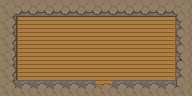

This is a level from a 2D game, rendered from its Tiled map with the project's own tilesets. A one-line summary and the complete map file follow:
An orthogonal 12x6 tile map with 16x16 px tiles, 4 tile layers (Ground0, Ground1, GroundDecoration0, GroundDecoration1), 4 tilesets and 10 objects.

<map version="1.10" tiledversion="1.11.2" orientation="orthogonal" renderorder="right-down" width="12" height="6" tilewidth="16" tileheight="16" infinite="0" nextlayerid="11" nextobjectid="47">
 <editorsettings>
  <export target="../../../Data/Interiors/Testing_Zone.xml" format="tmx" />
 </editorsettings>
 <properties>
  <property name="IsInside" type="bool" value="true" />
 </properties>
 <tileset firstgid="1" source="../../Tilesets/Cave_Tiles.tsx" />
 <tileset firstgid="290" source="../../Tilesets/Floors_Tiles.tsx" />
 <tileset firstgid="915" source="../../Tilesets/Water_tiles.tsx" />
 <tileset firstgid="1540" source="../../Tilesets/Building_Atlas.tsx" />
 <layer id="2" name="Ground0" width="12" height="6">
  <data encoding="csv">
330,306,307,308,306,307,308,306,306,307,308,334,
355,336,337,337,337,337,337,337,337,337,338,359,
380,361,362,362,362,362,362,362,362,362,363,384,
330,386,387,387,387,387,387,387,387,362,388,334,
355,386,362,362,362,362,362,362,362,362,388,359,
380,406,407,408,408,406,362,408,406,407,408,384
</data>
 </layer>
 <layer id="1" name="Ground1" width="12" height="6">
  <data encoding="csv">
296,297,297,297,297,297,297,297,297,297,297,324,
345,347,347,347,347,347,347,347,347,347,347,349,
345,347,347,347,347,347,347,347,347,347,347,349,
345,347,347,347,347,347,347,347,347,347,347,349,
345,347,347,347,347,347,347,347,347,347,347,349,
396,397,397,397,397,397,397,397,397,397,397,398
</data>
 </layer>
 <layer id="4" name="GroundDecoration0" width="12" height="6">
  <data encoding="csv">
0,0,0,0,0,0,0,0,0,0,0,0,
0,0,0,0,0,0,0,0,0,0,0,0,
0,0,0,0,0,0,0,0,0,0,0,0,
0,0,0,0,0,0,0,0,0,0,0,0,
0,0,0,0,0,0,0,0,0,0,0,0,
0,0,0,0,0,0,0,0,0,0,0,0
</data>
 </layer>
 <layer id="8" name="GroundDecoration1" width="12" height="6">
  <data encoding="csv">
0,0,0,0,0,0,0,0,0,0,0,0,
0,0,0,0,0,0,0,0,0,0,0,0,
0,0,0,0,0,0,0,0,0,0,0,0,
0,0,0,0,0,0,0,0,0,0,0,0,
0,0,0,0,0,0,0,0,0,0,0,0,
0,0,0,0,0,0,0,0,0,0,0,0
</data>
 </layer>
 <objectgroup id="7" name="Objects">
  <object id="28" x="104.182" y="77.136">
   <properties>
    <property name="Type" value="spawnPoint" />
   </properties>
   <point />
  </object>
  <object id="29" x="32.045" y="32.5">
   <properties>
    <property name="Path" type="object" value="31" />
    <property name="Type" value="npc" />
   </properties>
   <point />
  </object>
  <object id="31" x="32" y="32">
   <polyline points="0,0 128,0" />
  </object>
  <object id="32" x="91.455" y="94.727" width="24.5455" height="4.18182">
   <properties>
    <property name="Type" value="tilemapChanger" />
   </properties>
  </object>
 </objectgroup>
 <objectgroup id="10" name="Collisions">
  <object id="34" x="89.667" y="96" width="27.3333" height="16" />
  <object id="38" x="16" y="80" width="80" height="16" />
  <object id="39" x="112" y="80" width="80" height="16" />
  <object id="44" x="0" y="16" width="16" height="64" />
  <object id="45" x="16" y="0" width="160" height="16" />
  <object id="46" x="176" y="16" width="16" height="64" />
 </objectgroup>
</map>
